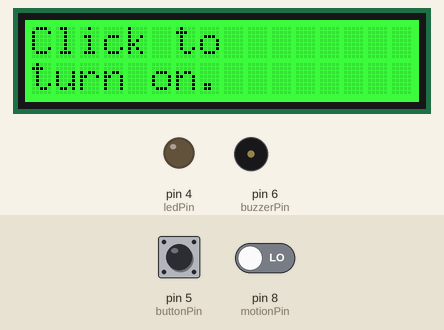
Recording of a sketch running on a simulated Arduino Uno, built with avr-gcc and run on an emulated ATmega328P. Parts: 16×2 character LCD, output pins drawn as LEDs (lit = HIGH), buzzer (waves = sounding, pin HIGH). The test bench sets the inputs (shaded band); at power-on: pin 5 (buttonPin) LOW, pin 8 (motionPin) LOW.

Above: at 1.3 s.
1.4 s: pin 5 (buttonPin) pulled HIGH for 0.15 s
At 2.8 s:
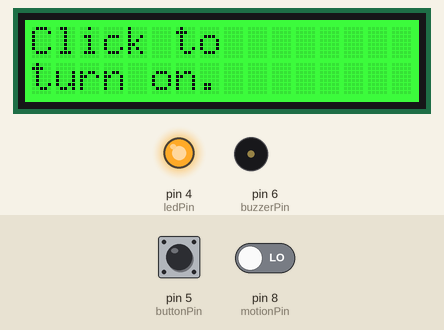
6.0 s: pin 8 (motionPin) driven LOW
Timing chart, 0 to 9.0 s (numbered marks = the images above; inputs shaded):
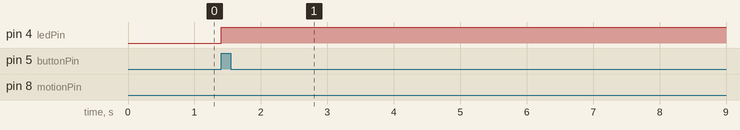

The sketch:

Main.ino
```cpp
#include <SoftwareSerial.h> // For bluetooth

#include <Wire.h> //For LCD
#include "rgb_lcd.h"

rgb_lcd lcd;
int rColour = 255;
int gColour = 255;
int bColour = 255;

SoftwareSerial bluetooth(0, 1); // RX, TX pins for Bluetooth module

// Ports
const int motionPin = 8; // PIR sensor
const int buzzerPin = 6; // Buzzer
const int buttonPin = 5;     // The button
const int ledPin =  4; // LED for the button

bool alarmStart = false;
bool alarmStart2 = false;
bool alarmStart3 = false;
// Values Changes
int motionValue = 0; // variable to store the motion sensor value
int detectionTime = 10; // variable to store the duration of the motion
int buttonState = 0; // variable to store the state of the button
int lastButtonState = LOW; // variable to store the previous state of the button
bool ledOn = false; // Track the state of the LED

void setup() {
  bluetooth.println("Welcome to the laptop security device system (NOT ARMED).");
  Serial.begin(9600); // initialize serial communication at 9600 bits per second
  bluetooth.begin(9600); // initialize Bluetooth communication at 9600 bits per second
  pinMode(motionPin, INPUT); // set the motionPin as an input
  pinMode(buzzerPin, OUTPUT); // set the buzzerPIn as an output
  pinMode(ledPin, OUTPUT); // set the ledPin as an output
  pinMode(buttonPin, INPUT); // set the buttonPin as an input

  //For the LCD:
  lcd.begin(16, 2);
  lcd.setRGB(rColour, gColour, bColour);
  lcd.print("Laptop Security Device. "); //First Message
  lcd.setCursor(0, 1);
  lcd.print("Click to begin.");
  lcd.setCursor(0, 0);
}

bool GetMotion(int motionPin, int detectionTime) {
  int numDetections = 0; // Initialize the number of consecutive detections to zero
  for (int i = 0; i < detectionTime; i++) {
    if (digitalRead(motionPin) == HIGH) { // If motion is detected
      numDetections++; // Increment the number of consecutive detections
      if (numDetections == 5) { // If there are five consecutive detections
        return true; // Motion detected
      }
      else if (numDetections == 3) { // If there are three consecutive detections
        delay(2000); // Wait for 2 seconds before checking again
      }
    } else if (digitalRead(motionPin) == LOW) {
      numDetections = 0;
    }
    delay(800); //delay of 800ms
  }
  return false; // Motion not detected within the specified detection time
}


void alarm(int secs) { // Sound the alarm for a number of seconds
  if (alarmStart == true){
    for (int i = 0; i < secs; i++) {
      lcd.clear();
      lcd.setCursor(0, 0);
      lcd.print("ALARM TRIGGERED !!!");
      tone(buzzerPin, 100, 250); // Play the high-pitched tone for 250ms
      lcd.setRGB(255, 0, 0);
      delay(150); // Wait for 250ms before playing the next tone
      tone(buzzerPin, 440, 250); // Play the low-pitched tone for 250ms
      lcd.setRGB(255, 0, 255);
      lcd.setCursor(0, 1);
      lcd.print("OWNER NOTIFIED");
      delay(150);
      lcd.clear();
    }
  }
}

void AD(int cc) {
  static bool cx = false;
  static bool cv = false;

  if (cc == 1 && !cx) {
    bluetooth.println("Alarm Disarmed");
    Serial.println("Alarm Disarmed");
    lcd.clear();
    lcd.setRGB(0, 255, 0);
    lcd.setCursor(0, 0);
    lcd.print("Alarm Disarmed.");
    cx = true;
  }
  else if (cc == 2 && !cv) {
    lcd.clear();
    lcd.print("Click to");
    lcd.setCursor(0, 1);
    lcd.print("turn on. ");
    lcd.setCursor(0, 0);
    lcd.setRGB(0, 255, 0);
    cv = true;
  }
}

void loop() {
  buttonState = digitalRead(buttonPin); // Read the button state
  if (buttonState != lastButtonState) { // Check if the button state has changed
    if (buttonState == HIGH && !ledOn) { // Button has been pressed and LED is off
      digitalWrite(ledPin, HIGH); // Turn on the LED
      ledOn = true;
    } else if (buttonState == HIGH && ledOn) { // Button has been pressed and LED is on
      digitalWrite(ledPin, LOW); // Turn off the LED
      ledOn = false;
    }
  }

  // Check if the LED is on
if (ledOn) {
  if (ledOn && alarmStart2 == true){
  alarmStart3 = true;
  }
  bool gm = GetMotion(motionPin, detectionTime);
  if (gm && alarmStart) { // Check if motion is detected and the alarm is started
    Serial.println("Alarm Triggered. ");
    // Being Stolen Alert
    bluetooth.println("Device is being Stolen! "); // send message to connected Bluetooth device
    // Sound the ALARM!!!
    alarm(5);
  }
}
else {
  alarmStart = true;
  if (alarmStart2 == true && alarmStart3 == true){
    AD(1);
  }
  else if (alarmStart2 == false){
    alarmStart2 = true;
    AD(2);
  }
}


  lastButtonState = buttonState; // Store the current button state for the next loop
  delay(10);
}
```

Measured:
- after the input at 1.4 s, pin 4 (ledPin): LOW → HIGH at once
- after the input at 6.0 s, every drawn part: stays the same
